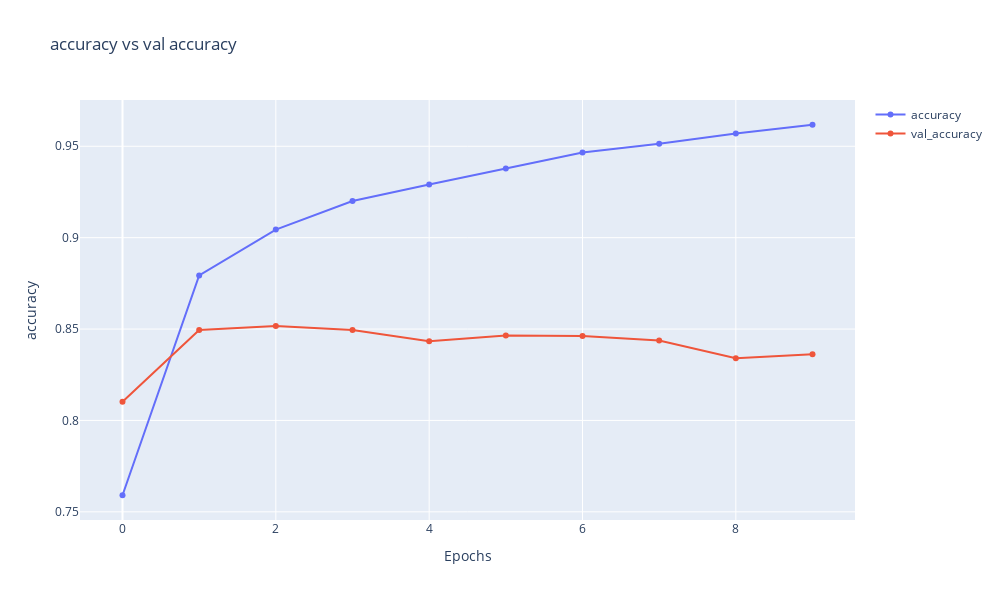
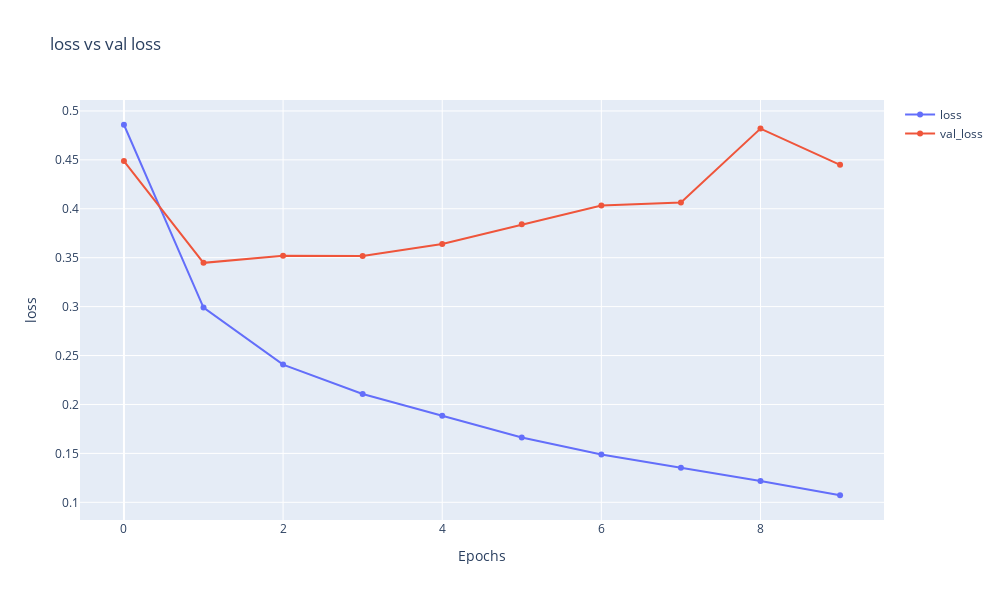

Write notebook code for charts like these, in order.
### Code cell
plot_hist(history)

### Figure 1 — Plotly figure (JSON) as saved in the notebook; plotly's stock layout.template omitted (floating-point values rounded to 4 significant figures)
{"data": [{"mode": "markers+lines", "name": "accuracy", "type": "scatter", "x": [0, 1, 2, 3, 4, 5, 6, 7, 8, 9], "y": [0.7591, 0.8793, 0.9044, 0.92, 0.9291, 0.9378, 0.9466, 0.9514, 0.957, 0.9618]}, {"mode": "markers+lines", "name": "val_accuracy", "type": "scatter", "x": [0, 1, 2, 3, 4, 5, 6, 7, 8, 9], "y": [0.8102, 0.8495, 0.8517, 0.8495, 0.8433, 0.8465, 0.8462, 0.8437, 0.834, 0.8362]}], "layout": {"height": 600, "title": {"text": "accuracy vs val accuracy"}, "width": 1000, "xaxis": {"title": {"text": "Epochs"}}, "yaxis": {"title": {"text": "accuracy"}}}}

### Figure 2 — Plotly figure (JSON) as saved in the notebook; plotly's stock layout.template omitted (floating-point values rounded to 4 significant figures)
{"data": [{"mode": "markers+lines", "name": "loss", "type": "scatter", "x": [0, 1, 2, 3, 4, 5, 6, 7, 8, 9], "y": [0.4859, 0.2991, 0.2407, 0.2107, 0.1884, 0.1662, 0.1489, 0.1352, 0.1218, 0.1072]}, {"mode": "markers+lines", "name": "val_loss", "type": "scatter", "x": [0, 1, 2, 3, 4, 5, 6, 7, 8, 9], "y": [0.4488, 0.3447, 0.352, 0.3518, 0.3641, 0.3841, 0.4034, 0.4064, 0.4819, 0.4449]}], "layout": {"height": 600, "title": {"text": "loss vs val loss"}, "width": 1000, "xaxis": {"title": {"text": "Epochs"}}, "yaxis": {"title": {"text": "loss"}}}}
